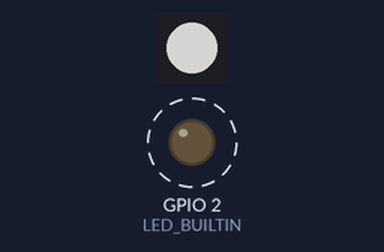
A program run on a simulated ESP32. On the bench: 1 RGB LEDs in strip order, left to right, output pins drawn as LEDs (lit = HIGH). Dashed ring = blinking. Dim RGB values are drawn brighter than linear; what the program prints to the serial monitor is not drawn.

Above: at 0.15 s.
At 9.39 s:
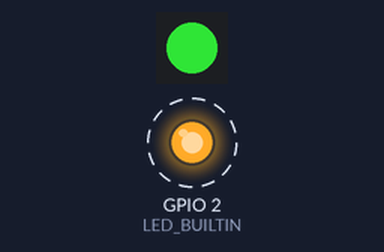
At 18.03 s:
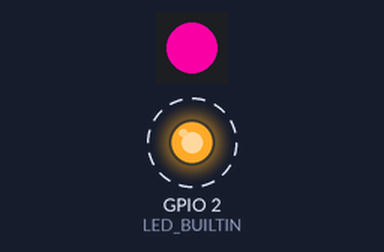
At 38.38 s:
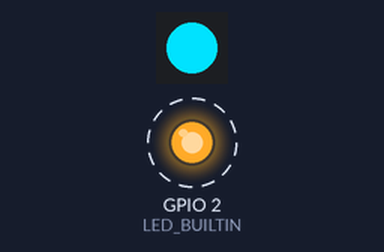
Timing chart, 0 to 40.0 s (numbered marks = the images above):
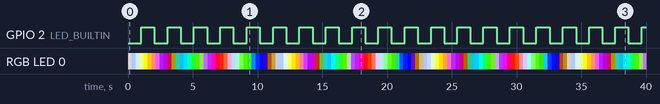

Measured:
- by itself, GPIO 2 (LED_BUILTIN): alternates HIGH for 1.0 s and LOW for 1.0 s
- by itself, RGB LED 0: off → RGB(128, 128, 128) at 0.00 s, → RGB(165, 183, 228) 0.30 s later, → RGB(204, 233, 247) 0.31 s later, → RGB(234, 255, 151) 0.31 s later, … (130 changes in this stretch)

The program:

main.cpp
```cpp
#include <Arduino.h>
#include <Adafruit_NeoPixel.h>

#define LED_BUILTIN 2 // ESP32 equivalent of Arduino 13

#define PIN_NEO_PIXEL 26 // The ESP32 pin GPIO26 connected to NeoPixel
#define NUM_PIXELS 1     // The number of LEDs (pixels) on NeoPixel LED strip

long last = 0;
boolean light = false;

byte redValue = 0;
byte greenValue = 0;
byte blueValue = 0;

Adafruit_NeoPixel NeoPixel(NUM_PIXELS, PIN_NEO_PIXEL, NEO_GRB + NEO_KHZ800);

void setup()
{
  Serial.begin(9600);
  Serial.println("setup");
  pinMode(LED_BUILTIN, OUTPUT);
  NeoPixel.begin();
}

void loop()
{
  long now = millis();
  if (now - last > 1000) // 1 second flash
  {
    if (light)
    {
      light = false;
      digitalWrite(LED_BUILTIN, LOW);
      Serial.print(">led:");
      Serial.println(0);

      // NeoPixel.setPixelColor(0, NeoPixel.Color(0, 255, 0));
      // NeoPixel.show();
    }
    else
    {
      light = true;
      digitalWrite(LED_BUILTIN, HIGH);
      Serial.print(">led:");
      Serial.println(1);

      // NeoPixel.setPixelColor(0, NeoPixel.Color(255, 0, 0));
      // NeoPixel.show();
      // NeoPixel.clear(); // to turn off if we need it
    }
    last = now;
  }
  redValue = 128 + (sin(millis() / 900.0) * 128);
  greenValue = 128 + (sin(millis() / 600.0) * 128);
  blueValue = 128 + (sin((millis()) / 300.0) * 128);
  Serial.print(">red:");
  Serial.println(redValue);
  Serial.print(">green:");
  Serial.println(greenValue);
  Serial.print(">blue:");
  Serial.println(blueValue);
  NeoPixel.setPixelColor(0, NeoPixel.Color(redValue, greenValue, blueValue));
  NeoPixel.show();
  delay(20);
}
```
